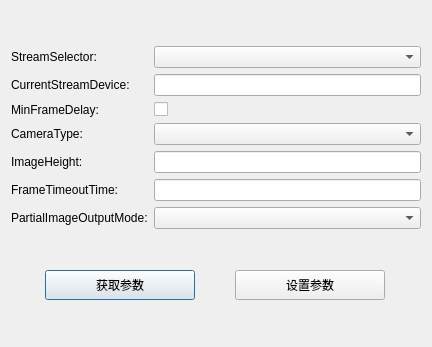
<?xml version="1.0" encoding="UTF-8"?>
<ui version="4.0">
 <class>XOFConfigForm</class>
 <widget class="QDialog" name="XOFConfigForm">
  <property name="geometry">
   <rect>
    <x>0</x>
    <y>0</y>
    <width>432</width>
    <height>347</height>
   </rect>
  </property>
  <property name="windowTitle">
   <string>Dialog</string>
  </property>
  <layout class="QVBoxLayout" name="verticalLayout" stretch="10,1">
   <item>
    <layout class="QGridLayout" name="gridLayout" columnstretch="1,3">
     <item row="0" column="0">
      <widget class="QLabel" name="label_3">
       <property name="text">
        <string>StreamSelector:</string>
       </property>
      </widget>
     </item>
     <item row="0" column="1">
      <widget class="QComboBox" name="cbStreamSelector"/>
     </item>
     <item row="1" column="0">
      <widget class="QLabel" name="label_4">
       <property name="text">
        <string>CurrentStreamDevice:</string>
       </property>
      </widget>
     </item>
     <item row="1" column="1">
      <widget class="QLineEdit" name="teCurrentStreamDevice"/>
     </item>
     <item row="2" column="0">
      <widget class="QLabel" name="label_7">
       <property name="text">
        <string>MinFrameDelay:</string>
       </property>
      </widget>
     </item>
     <item row="2" column="1">
      <widget class="QCheckBox" name="cbMinFrameDelay">
       <property name="text">
        <string/>
       </property>
      </widget>
     </item>
     <item row="3" column="0">
      <widget class="QLabel" name="label_5">
       <property name="text">
        <string>CameraType:</string>
       </property>
      </widget>
     </item>
     <item row="3" column="1">
      <widget class="QComboBox" name="cbCameraType"/>
     </item>
     <item row="4" column="0">
      <widget class="QLabel" name="label_6">
       <property name="text">
        <string>ImageHeight:</string>
       </property>
      </widget>
     </item>
     <item row="4" column="1">
      <widget class="QLineEdit" name="teImageHeight"/>
     </item>
     <item row="5" column="0">
      <widget class="QLabel" name="label_8">
       <property name="text">
        <string>FrameTimeoutTime:</string>
       </property>
      </widget>
     </item>
     <item row="5" column="1">
      <widget class="QLineEdit" name="teFrameTimeoutTime"/>
     </item>
     <item row="6" column="0">
      <widget class="QLabel" name="label_9">
       <property name="text">
        <string>PartialImageOutputMode:</string>
       </property>
      </widget>
     </item>
     <item row="6" column="1">
      <widget class="QComboBox" name="cbPartialImageOutputMode"/>
     </item>
    </layout>
   </item>
   <item>
    <layout class="QGridLayout" name="gridLayout_2" columnstretch="1,1">
     <item row="0" column="0">
      <widget class="QPushButton" name="bnGetParam">
       <property name="maximumSize">
        <size>
         <width>150</width>
         <height>30</height>
        </size>
       </property>
       <property name="text">
        <string>获取参数</string>
       </property>
      </widget>
     </item>
     <item row="0" column="1">
      <widget class="QPushButton" name="bnSetParam">
       <property name="maximumSize">
        <size>
         <width>150</width>
         <height>30</height>
        </size>
       </property>
       <property name="text">
        <string>设置参数</string>
       </property>
      </widget>
     </item>
    </layout>
   </item>
  </layout>
 </widget>
 <resources/>
 <connections/>
</ui>
